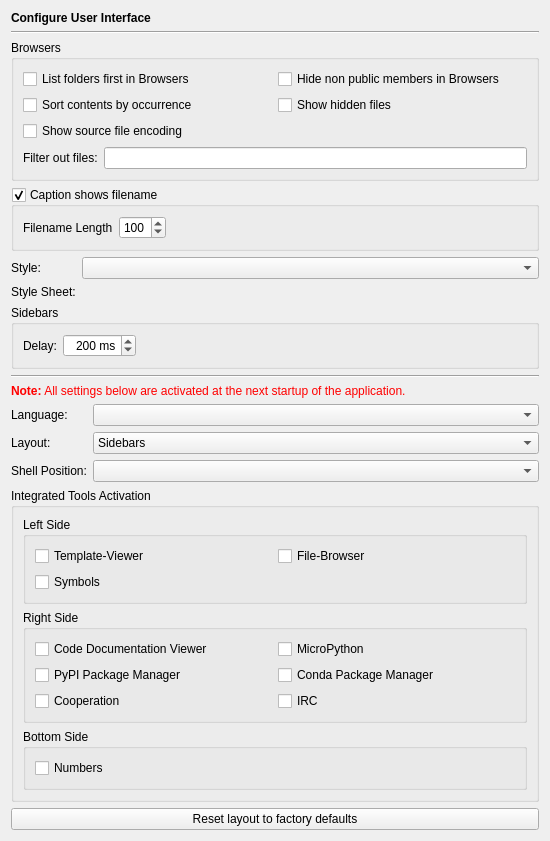
<?xml version="1.0" encoding="UTF-8"?>
<ui version="4.0">
 <class>InterfacePage</class>
 <widget class="QWidget" name="InterfacePage">
  <property name="geometry">
   <rect>
    <x>0</x>
    <y>0</y>
    <width>550</width>
    <height>751</height>
   </rect>
  </property>
  <layout class="QVBoxLayout" name="verticalLayout_2">
   <item>
    <widget class="QLabel" name="headerLabel">
     <property name="text">
      <string>&lt;b&gt;Configure User Interface&lt;/b&gt;</string>
     </property>
    </widget>
   </item>
   <item>
    <widget class="Line" name="line9">
     <property name="frameShape">
      <enum>QFrame::HLine</enum>
     </property>
     <property name="frameShadow">
      <enum>QFrame::Sunken</enum>
     </property>
     <property name="orientation">
      <enum>Qt::Horizontal</enum>
     </property>
    </widget>
   </item>
   <item>
    <widget class="QGroupBox" name="groupBox_4">
     <property name="title">
      <string>Browsers</string>
     </property>
     <layout class="QGridLayout" name="gridLayout_2">
      <item row="3" column="0" colspan="2">
       <layout class="QHBoxLayout" name="horizontalLayout_2">
        <item>
         <widget class="QLabel" name="label_4">
          <property name="text">
           <string>Filter out files:</string>
          </property>
         </widget>
        </item>
        <item>
         <widget class="QLineEdit" name="fileFiltersEdit">
          <property name="toolTip">
           <string>Enter wildcard file patterns separated by semicolon. Files matching these patterns will not be shown by the file browsers.</string>
          </property>
         </widget>
        </item>
       </layout>
      </item>
      <item row="0" column="0">
       <widget class="QCheckBox" name="uiBrowsersListFoldersFirstCheckBox">
        <property name="toolTip">
         <string>Select, if folders should be listed first in the various browsers</string>
        </property>
        <property name="text">
         <string>List folders first in Browsers</string>
        </property>
       </widget>
      </item>
      <item row="0" column="1">
       <widget class="QCheckBox" name="uiBrowsersHideNonPublicCheckBox">
        <property name="toolTip">
         <string>Select to hide non public classes, methods and attributes in the browsers.</string>
        </property>
        <property name="text">
         <string>Hide non public members in Browsers</string>
        </property>
       </widget>
      </item>
      <item row="1" column="0">
       <widget class="QCheckBox" name="uiBrowsersSortByOccurrenceCheckBox">
        <property name="toolTip">
         <string>Select to sort file contents by occurrence</string>
        </property>
        <property name="text">
         <string>Sort contents by occurrence</string>
        </property>
       </widget>
      </item>
      <item row="1" column="1">
       <widget class="QCheckBox" name="uiBrowsersShowHiddenCheckBox">
        <property name="toolTip">
         <string>Select to show hidden files in the various browsers</string>
        </property>
        <property name="text">
         <string>Show hidden files</string>
        </property>
       </widget>
      </item>
      <item row="2" column="0">
       <widget class="QCheckBox" name="browserShowCodingCheckBox">
        <property name="toolTip">
         <string>Select to show the source code encoding</string>
        </property>
        <property name="text">
         <string>Show source file encoding</string>
        </property>
       </widget>
      </item>
     </layout>
    </widget>
   </item>
   <item>
    <widget class="QGroupBox" name="uiCaptionShowsFilenameGroupBox">
     <property name="focusPolicy">
      <enum>Qt::StrongFocus</enum>
     </property>
     <property name="toolTip">
      <string>Select, if the caption of the main window should show the filename of the current editor</string>
     </property>
     <property name="title">
      <string>Caption shows filename</string>
     </property>
     <property name="checkable">
      <bool>true</bool>
     </property>
     <layout class="QHBoxLayout">
      <item>
       <widget class="QLabel" name="label">
        <property name="text">
         <string>Filename Length</string>
        </property>
       </widget>
      </item>
      <item>
       <widget class="QSpinBox" name="filenameLengthSpinBox">
        <property name="toolTip">
         <string>Enter the number of characters to be shown in the main window title.</string>
        </property>
        <property name="minimum">
         <number>10</number>
        </property>
        <property name="maximum">
         <number>999</number>
        </property>
        <property name="singleStep">
         <number>10</number>
        </property>
        <property name="value">
         <number>100</number>
        </property>
       </widget>
      </item>
      <item>
       <spacer>
        <property name="orientation">
         <enum>Qt::Horizontal</enum>
        </property>
        <property name="sizeHint" stdset="0">
         <size>
          <width>31</width>
          <height>23</height>
         </size>
        </property>
       </spacer>
      </item>
     </layout>
    </widget>
   </item>
   <item>
    <layout class="QGridLayout" name="gridLayout_3">
     <item row="0" column="0">
      <widget class="QLabel" name="label_2">
       <property name="text">
        <string>Style:</string>
       </property>
      </widget>
     </item>
     <item row="0" column="1">
      <widget class="QComboBox" name="styleComboBox">
       <property name="toolTip">
        <string>Select the interface style</string>
       </property>
      </widget>
     </item>
     <item row="1" column="0">
      <widget class="QLabel" name="label_3">
       <property name="text">
        <string>Style Sheet:</string>
       </property>
      </widget>
     </item>
     <item row="1" column="1">
      <widget class="E5PathPicker" name="styleSheetPicker" native="true">
       <property name="sizePolicy">
        <sizepolicy hsizetype="Expanding" vsizetype="Preferred">
         <horstretch>0</horstretch>
         <verstretch>0</verstretch>
        </sizepolicy>
       </property>
       <property name="focusPolicy">
        <enum>Qt::StrongFocus</enum>
       </property>
       <property name="toolTip">
        <string>Enter the path of the style sheet file</string>
       </property>
      </widget>
     </item>
    </layout>
   </item>
   <item>
    <widget class="QGroupBox" name="groupBox_8">
     <property name="title">
      <string>Sidebars</string>
     </property>
     <layout class="QHBoxLayout" name="horizontalLayout_3">
      <item>
       <widget class="QLabel" name="label_5">
        <property name="text">
         <string>Delay:</string>
        </property>
       </widget>
      </item>
      <item>
       <widget class="QSpinBox" name="delaySpinBox">
        <property name="alignment">
         <set>Qt::AlignRight|Qt::AlignTrailing|Qt::AlignVCenter</set>
        </property>
        <property name="suffix">
         <string> ms</string>
        </property>
        <property name="maximum">
         <number>2000</number>
        </property>
        <property name="singleStep">
         <number>100</number>
        </property>
        <property name="value">
         <number>200</number>
        </property>
       </widget>
      </item>
      <item>
       <spacer name="horizontalSpacer_2">
        <property name="orientation">
         <enum>Qt::Horizontal</enum>
        </property>
        <property name="sizeHint" stdset="0">
         <size>
          <width>396</width>
          <height>20</height>
         </size>
        </property>
       </spacer>
      </item>
     </layout>
    </widget>
   </item>
   <item>
    <widget class="Line" name="line9_2">
     <property name="frameShape">
      <enum>QFrame::HLine</enum>
     </property>
     <property name="frameShadow">
      <enum>QFrame::Sunken</enum>
     </property>
     <property name="orientation">
      <enum>Qt::Horizontal</enum>
     </property>
    </widget>
   </item>
   <item>
    <widget class="QLabel" name="TextLabel1_2_2_2">
     <property name="text">
      <string>&lt;font color=&quot;#FF0000&quot;&gt;&lt;b&gt;Note:&lt;/b&gt; All settings below are activated at the next startup of the application.&lt;/font&gt;</string>
     </property>
    </widget>
   </item>
   <item>
    <layout class="QGridLayout" name="gridLayout">
     <item row="0" column="0">
      <widget class="QLabel" name="languageLabel">
       <property name="sizePolicy">
        <sizepolicy hsizetype="Fixed" vsizetype="Preferred">
         <horstretch>0</horstretch>
         <verstretch>0</verstretch>
        </sizepolicy>
       </property>
       <property name="text">
        <string>Language:</string>
       </property>
       <property name="buddy">
        <cstring>languageComboBox</cstring>
       </property>
      </widget>
     </item>
     <item row="0" column="1">
      <widget class="QComboBox" name="languageComboBox">
       <property name="sizePolicy">
        <sizepolicy hsizetype="Expanding" vsizetype="Fixed">
         <horstretch>0</horstretch>
         <verstretch>0</verstretch>
        </sizepolicy>
       </property>
       <property name="toolTip">
        <string>Select the interface language.</string>
       </property>
       <property name="whatsThis">
        <string>The interface language can be selected from this list. If &quot;system&quot; is selected, the interface language is determined by the system. The selection of &quot;none&quot; means, that the default language will be used.</string>
       </property>
      </widget>
     </item>
     <item row="1" column="0">
      <widget class="QLabel" name="layoutLabel">
       <property name="text">
        <string>Layout:</string>
       </property>
      </widget>
     </item>
     <item row="1" column="1">
      <widget class="QComboBox" name="layoutComboBox">
       <property name="sizePolicy">
        <sizepolicy hsizetype="Expanding" vsizetype="Fixed">
         <horstretch>0</horstretch>
         <verstretch>0</verstretch>
        </sizepolicy>
       </property>
       <property name="toolTip">
        <string>Select the layout type.</string>
       </property>
       <item>
        <property name="text">
         <string>Sidebars</string>
        </property>
       </item>
       <item>
        <property name="text">
         <string>Toolboxes</string>
        </property>
       </item>
      </widget>
     </item>
     <item row="2" column="0">
      <widget class="QLabel" name="label_6">
       <property name="text">
        <string>Shell Position:</string>
       </property>
      </widget>
     </item>
     <item row="2" column="1">
      <widget class="QComboBox" name="shellPositionComboBox">
       <property name="toolTip">
        <string>Select the position for the Shell window</string>
       </property>
      </widget>
     </item>
    </layout>
   </item>
   <item>
    <widget class="QGroupBox" name="groupBox_3">
     <property name="title">
      <string>Integrated Tools Activation</string>
     </property>
     <layout class="QVBoxLayout" name="verticalLayout">
      <item>
       <widget class="QGroupBox" name="groupBox_10">
        <property name="title">
         <string>Left Side</string>
        </property>
        <layout class="QGridLayout" name="gridLayout_5">
         <item row="0" column="0">
          <widget class="QCheckBox" name="templateViewerCheckBox">
           <property name="toolTip">
            <string>Select to activate the Template viewer</string>
           </property>
           <property name="text">
            <string>Template-Viewer</string>
           </property>
          </widget>
         </item>
         <item row="0" column="1">
          <widget class="QCheckBox" name="fileBrowserCheckBox">
           <property name="toolTip">
            <string>Select to activate the File-Browser widget</string>
           </property>
           <property name="text">
            <string>File-Browser</string>
           </property>
          </widget>
         </item>
         <item row="1" column="0">
          <widget class="QCheckBox" name="symbolsCheckBox">
           <property name="toolTip">
            <string>Select to activate the Symbols widget</string>
           </property>
           <property name="text">
            <string>Symbols</string>
           </property>
          </widget>
         </item>
        </layout>
       </widget>
      </item>
      <item>
       <widget class="QGroupBox" name="groupBox_9">
        <property name="title">
         <string>Right Side</string>
        </property>
        <layout class="QGridLayout" name="gridLayout_4">
         <item row="0" column="0">
          <widget class="QCheckBox" name="codeDocumentationViewerCheckBox">
           <property name="toolTip">
            <string>Select to activate the Code Documentation Viewer</string>
           </property>
           <property name="text">
            <string>Code Documentation Viewer</string>
           </property>
          </widget>
         </item>
         <item row="1" column="0">
          <widget class="QCheckBox" name="pypiCheckBox">
           <property name="toolTip">
            <string>Select to activate the PyPI package manager widget</string>
           </property>
           <property name="text">
            <string>PyPI Package Manager</string>
           </property>
          </widget>
         </item>
         <item row="1" column="1">
          <widget class="QCheckBox" name="condaCheckBox">
           <property name="toolTip">
            <string>Select to activate the conda package manager widget</string>
           </property>
           <property name="text">
            <string>Conda Package Manager</string>
           </property>
          </widget>
         </item>
         <item row="2" column="0">
          <widget class="QCheckBox" name="cooperationCheckBox">
           <property name="toolTip">
            <string>Select to activate the Cooperation widget</string>
           </property>
           <property name="text">
            <string>Cooperation</string>
           </property>
          </widget>
         </item>
         <item row="2" column="1">
          <widget class="QCheckBox" name="ircCheckBox">
           <property name="toolTip">
            <string>Select to activate the IRC widget</string>
           </property>
           <property name="text">
            <string>IRC</string>
           </property>
          </widget>
         </item>
         <item row="0" column="1">
          <widget class="QCheckBox" name="microPythonCheckBox">
           <property name="toolTip">
            <string>Select to activate the MicroPython widget</string>
           </property>
           <property name="text">
            <string>MicroPython</string>
           </property>
          </widget>
         </item>
        </layout>
       </widget>
      </item>
      <item>
       <widget class="QGroupBox" name="groupBox_11">
        <property name="title">
         <string>Bottom Side</string>
        </property>
        <layout class="QGridLayout" name="gridLayout_6">
         <item row="0" column="0">
          <widget class="QCheckBox" name="numbersCheckBox">
           <property name="toolTip">
            <string>Select to activate the Numbers widget</string>
           </property>
           <property name="text">
            <string>Numbers</string>
           </property>
          </widget>
         </item>
        </layout>
       </widget>
      </item>
     </layout>
    </widget>
   </item>
   <item>
    <widget class="QPushButton" name="resetLayoutButton">
     <property name="text">
      <string>Reset layout to factory defaults</string>
     </property>
    </widget>
   </item>
   <item>
    <spacer name="verticalSpacer">
     <property name="orientation">
      <enum>Qt::Vertical</enum>
     </property>
     <property name="sizeHint" stdset="0">
      <size>
       <width>20</width>
       <height>0</height>
      </size>
     </property>
    </spacer>
   </item>
  </layout>
 </widget>
 <customwidgets>
  <customwidget>
   <class>E5PathPicker</class>
   <extends>QWidget</extends>
   <header>E5Gui/E5PathPicker.h</header>
   <container>1</container>
  </customwidget>
 </customwidgets>
 <tabstops>
  <tabstop>uiBrowsersListFoldersFirstCheckBox</tabstop>
  <tabstop>uiBrowsersHideNonPublicCheckBox</tabstop>
  <tabstop>uiBrowsersSortByOccurrenceCheckBox</tabstop>
  <tabstop>uiBrowsersShowHiddenCheckBox</tabstop>
  <tabstop>browserShowCodingCheckBox</tabstop>
  <tabstop>fileFiltersEdit</tabstop>
  <tabstop>uiCaptionShowsFilenameGroupBox</tabstop>
  <tabstop>filenameLengthSpinBox</tabstop>
  <tabstop>styleComboBox</tabstop>
  <tabstop>styleSheetPicker</tabstop>
  <tabstop>delaySpinBox</tabstop>
  <tabstop>languageComboBox</tabstop>
  <tabstop>layoutComboBox</tabstop>
  <tabstop>shellPositionComboBox</tabstop>
  <tabstop>templateViewerCheckBox</tabstop>
  <tabstop>fileBrowserCheckBox</tabstop>
  <tabstop>symbolsCheckBox</tabstop>
  <tabstop>codeDocumentationViewerCheckBox</tabstop>
  <tabstop>microPythonCheckBox</tabstop>
  <tabstop>pypiCheckBox</tabstop>
  <tabstop>condaCheckBox</tabstop>
  <tabstop>cooperationCheckBox</tabstop>
  <tabstop>ircCheckBox</tabstop>
  <tabstop>numbersCheckBox</tabstop>
  <tabstop>resetLayoutButton</tabstop>
 </tabstops>
 <resources/>
 <connections/>
</ui>
